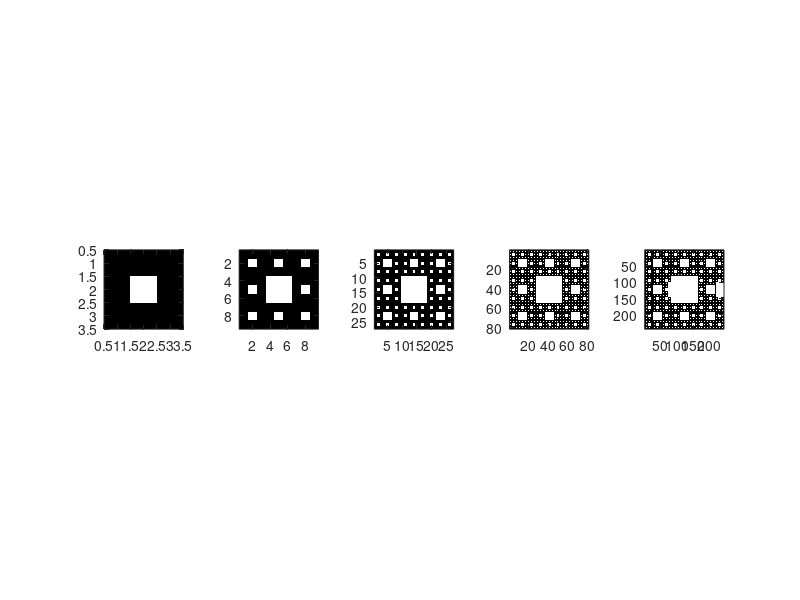

This chart was generated by the following MATLAB code:
% Calcular la dimension fractal de la alfombra de Sierpinski.


n=input('introducir número de iteraciones=');
	
m=0;
	for k=1:n 
		m=[m,m,m;m,ones(3^(k-1)),m;m,m,m];
	
		subplot(1,n,k);
		imagesc(m);
		axis("square");
		colormap(gray);	
		
	end

m;  %podemos sacar la matriz m a pantalla

%Definimos el numero de cuadraditos de lado A
%Contamos los cuadraditos negros de nuestra alfombra, los cuales se corresponden con los 0 de la matriz m
	
	a=length(m);
	b=a.^2;
	q=0;

	for i=1:b
		if (m(i)==0)
		   q=[q 1];
		
		endif
	endfor

		N=sum(q);

%Definimos el valor de a0/a=P
%Hemos dividido nuestro cuadrado original de longitud a0 en un en cierto numero cuadraditos de longitud a, que se corresponden con el numero de elementos de una fila de nuestra matriz m

	P=length(m); %longitud a del elemento de la matriz = elementos cuadrado


n=log(N);
p=log(P);

%Vemos el valor de la dimension fractal:

dim=n./p;

disp('La dimension fractal de nuestra alfombra es:');
disp(dim)


